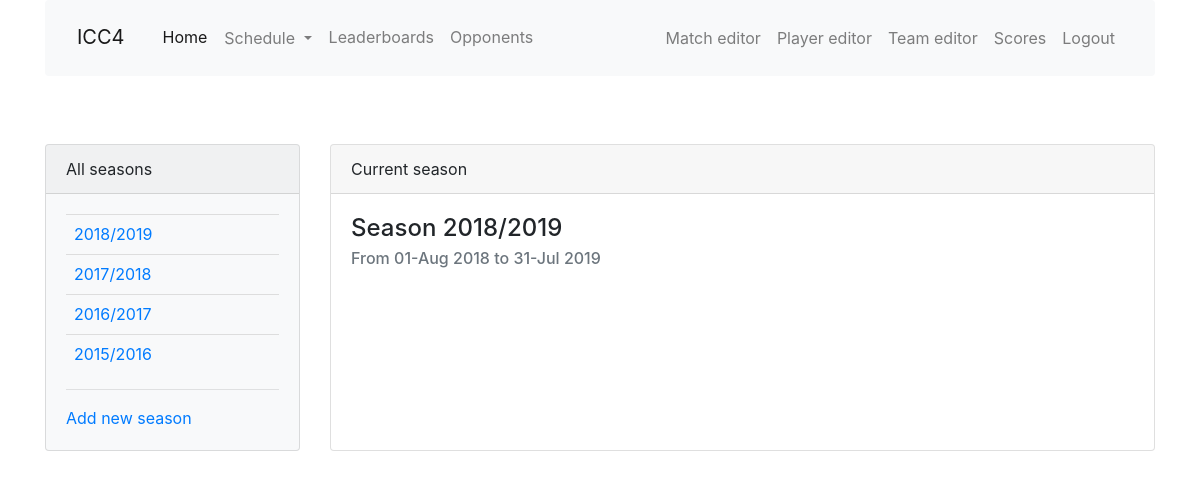
Before: /schedule with the older database file.
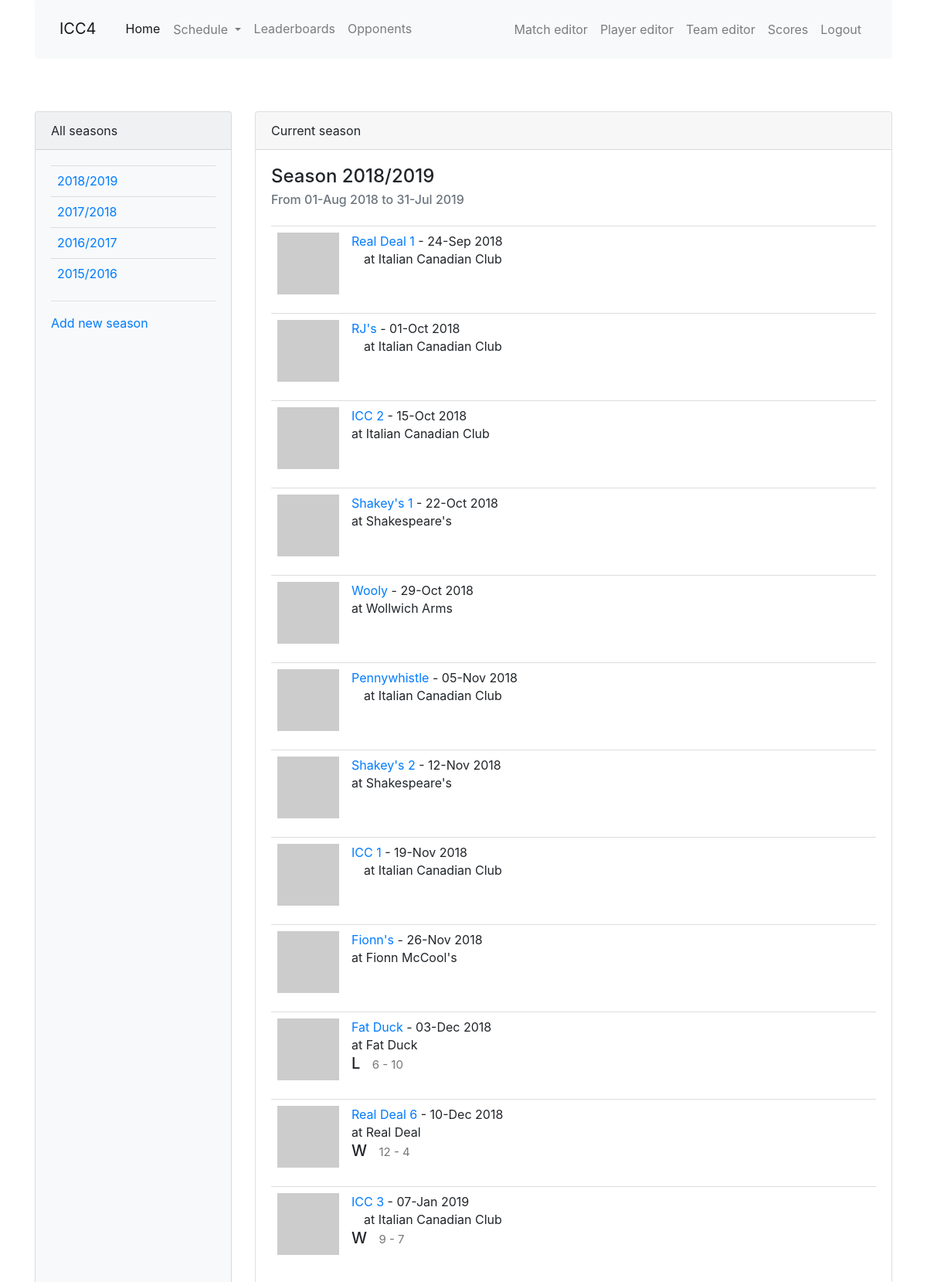
After: the same page with the newer database file.
### app/models.py (models this page shows, shortened)
class Season(db.Model):
    id = db.Column(db.Integer, primary_key=True)
    season_name = db.Column(db.String(64), index=True, unique=True)
    start_date = db.Column(db.Date, index=True)
    end_date = db.Column(db.Date, index=True)

class Match(db.Model):
    id = db.Column(db.Integer, primary_key=True)
    opponent_id = db.Column(db.Integer, db. ForeignKey('team.id'))
    opponent = db.relationship('Team', back_populates='matches')
    date = db.Column(db.Date, index=True, default=date.today())
    location = db.Column(db.String(64))
    home_away = db.Column(db.String(32), index=True)
    match_type = db.Column(db.String(32), index=True)
    games = db.relationship('Game', back_populates='match', lazy='dynamic')
    team_score = db.Column(db.Integer, index=True)
    opponent_score = db.Column(db.Integer, index=True)
    win = db.Column(db.Boolean, index=True, default=None)
    overtime = db.Column(db.Boolean, index=True, default=False)
    match_summary = db.Column(db.String(512))
    food = db.Column(db.String(128))
    match_stats = db.relationship('MatchStats', uselist=False, back_populates='match')
    high_scores = db.relationship('HighScore', back_populates='match', lazy='dynamic')
    low_scores = db.relationship('LowScore', back_populates='match', lazy='dynamic')
    @hybrid_property
    def season(self):
        return season_from_date(self.date)
    @season.expression
    def season(cls):
        return season_from_date(cls.date)

class Team(db.Model):
    id = db.Column(db.Integer, primary_key=True)
    name = db.Column(db.String(64), index=True, unique=True)
    home_location = db.Column(db.String(64), index=True)
    address = db.Column(db.String(128), index=True)
    matches = db.relationship('Match', back_populates='opponent', lazy='dynamic')
    def avatar(self, size):
        digest = md5(self.name.lower().encode('utf-8')).hexdigest()
        return 'https://www.gravatar.com/avatar/{}?d=identicon&s={}'.format(
            digest, size)

### app/main/routes.py (the view)
@bp.route('/schedule',  methods=['GET', 'POST'], defaults={'id': None})
@bp.route('/schedule/<id>',  methods=['GET', 'POST'])
def schedule(id):
    if id is None:
        season = season_from_date(date.today())
    else:
        season = Season.query.filter_by(id=id).first_or_404()
    all_seasons = Season.query.all()
    matches = Match.query.filter_by(season=season).order_by(Match.date).all()
    return render_template('schedule.html', season=season, matches=matches, all_seasons=all_seasons)

### app/models.py (called while the page is built)
def season_from_date(date):
    season = Season.query.filter(Season.start_date <= date).filter(Season.end_date >= date).first()
    return season

### app/templates/schedule.html (shortened to what this page needs)
{% extends "base.html" %}
{% import 'bootstrap/wtf.html' as wtf %}
{% block app_content %}
<div class="row">
  <div class="col-md-3">
    <div class="card h-100 bg-light">
      <div class="card-header">All seasons</div>
      <div class="card-body">
        <table class="table table-hover">
        {% for season in all_seasons %}
          <tr>
            <td>
            <a href="{{ url_for('main.schedule', id=season.id) }}">{{ season.season_name }}</a>
          </td>
          </tr>
        {% endfor %}
        </table>
        <hr>
        <a href="{{ url_for('main.match_edit') }}">Add new season</a>
      </div>
    </div>
  </div>
  <div class="col-md-9">
    <div class="card h-100">
      <div class="card-header">Current season</div>
      <div class="card-body">
        <h4 class="card-title">Season {{ season.season_name }}</h4>
        <h6 class="card-subtitle mb-2 text-muted">From {{ season.start_date.strftime('%d-%b %Y') }} to {{ season.end_date.strftime('%d-%b %Y') }}</h6>
        <table class="table table-hover">
        {% for match in matches %}
          {% include '_match.html' %}
        {% endfor %}
        </table>
      </div>
    </div>
  </div>
</div>
{% endblock %}

### app/templates/base.html (shortened to what this page needs)
{% extends 'bootstrap/base.html' %}
{% block head %}
{{super()}}
  <link rel="stylesheet" href="https://stackpath.bootstrapcdn.com/bootstrap/4.1.3/css/bootstrap.min.css">
  <link rel="stylesheet" type="text/css" href="https://cdn.datatables.net/1.10.19/css/jquery.dataTables.css">
  <link rel="stylesheet" href="https://use.fontawesome.com/releases/v5.6.1/css/all.css">
  <link rel="stylesheet" href="{{ url_for('static', filename='css/main.css') }}">
{% endblock %}
{% block navbar %}
<div class="container">
<nav class="navbar navbar-expand-md navbar-light bg-light">
  <a class="navbar-brand mt-2 mr-auto" href="{{ url_for('main.index') }}">ICC4</a>
  <div class="collapse navbar-collapse" id="navbarTogglerDemo02">
    <ul class="navbar-nav mr-auto mt-2 mt-lg-0">
      <li class="nav-item active">
        <a class="nav-link" href="{{ url_for('main.index') }}">Home<span class="sr-only">(current)</span></a>
      </li>
      <li class="nav-item dropdown">
          <a class="btn nav-link dropdown-toggle" href="{{ url_for('main.schedule') }}" role="button" id="dropdownMenuLink" data-toggle="dropdown" aria-haspopup="true" aria-expanded="false">
            Schedule
          </a>
      </li>
      <li class="nav-item">
        <a class="nav-link" href="">Leaderboards</a>
      </li>
      <li class="nav-item">
        <a class="nav-link" href="{{ url_for('main.opponent') }}">Opponents</a>
      </li>
    </ul>
    <ul class="navbar-nav mt-2 mt-lg-0">
    {% if False %}
      <li><a href="">Login</a></li>
    {% else %}
      <li class="nav-item">
        <a class="nav-link" href="{{ url_for('main.match_edit') }}">Match editor</a>
      </li>
      <li class="nav-item">
        <a class="nav-link" href="{{ url_for('main.player_edit') }}">Player editor</a>
      </li>
      <li class="nav-item">
        <a class="nav-link" href="{{ url_for('main.team_edit') }}">Team editor</a>
      </li>
      <li class="nav-item">
        <a class="nav-link" href="{{ url_for('main.enter_score') }}">Scores</a>
      </li>
      <li class="nav-item">
        <a class="nav-link" href="">Logout</a>
      </li>
    {% endif %}
    </ul>
  </div>
</nav>
</div>
{% endblock %}
{% block content %}
<div class="container">
    {% block app_content %}{% endblock %}
  </div>
{% endblock %}

### app/templates/_match.html
<table class="table table-hover">
  <tr>
    <td width="70px">
      <a href="{{ url_for('main.match', id=match.id) }}">
        <img src="{{ match.opponent.avatar(70) }}">
      </a>
    </td>
    <td>
      <a href="{{ url_for('main.opponent', id=match.opponent_id) }}">
        {{ match.opponent.name }}
      </a>
       - {{ match.date.strftime('%d-%b %Y') }}
      <br>
      {% if match.home_away == 'away' %}
      at {{ match.opponent.home_location }}
      {% else %}
      &emsp;at Italian Canadian Club
      {% endif %}
      {% if match.win != None %}
      <h5>{% if match.win == True %}W{% else %}L{% endif %}&ensp;
      <small>{{ match.team_score }} - {{ match.opponent_score }}</small>
      </h5>
      {% endif %}
      </td>
  </tr>
</table>

### app/static/css/main.css (style rules this page uses)
html { font-size: 100%; }

Changed rows visible on the page:
added Match: opponent.name "Real Deal 1", date "24-Sep 2018", home_away "at Italian Canadian Club"
added Match: opponent.name "RJ's", date "01-Oct 2018", home_away "at Italian Canadian Club"
added Match: opponent.name "ICC 2", date "15-Oct 2018", opponent.home_location "Italian Canadian Club"
added Match: opponent.name "Shakey's 1", date "22-Oct 2018", opponent.home_location "Shakespeare's"
added Match: opponent.name "Wooly", date "29-Oct 2018", opponent.home_location "Wollwich Arms"
added Match: opponent.name "Pennywhistle", date "05-Nov 2018", home_away "at Italian Canadian Club"
added Match: opponent.name "Shakey's 2", date "12-Nov 2018", opponent.home_location "Shakespeare's"
added Match: opponent.name "ICC 1", date "19-Nov 2018", home_away "at Italian Canadian Club"
added Match: opponent.name "Fionn's", date "26-Nov 2018", opponent.home_location "Fionn McCool's"
added Match: opponent.name "Fat Duck", date "03-Dec 2018", opponent.home_location "Fat Duck", win "L", team_score "6", opponent_score "10"
added Match: opponent.name "Real Deal 6", date "10-Dec 2018", opponent.home_location "Real Deal", win "W", team_score "12", opponent_score "4"
added Match: opponent.name "ICC 3", date "07-Jan 2019", home_away "at Italian Canadian Club", win "W", team_score "9", opponent_score "7"
